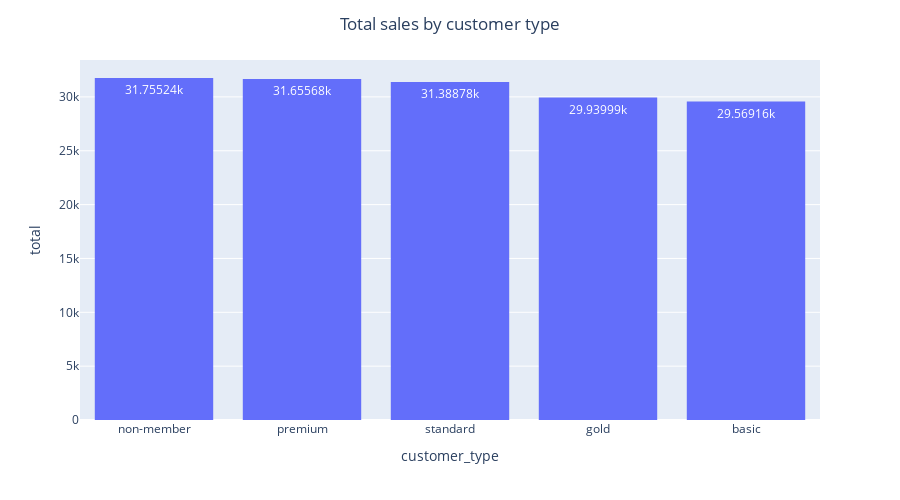

Notebook cell for this chart:
### Code cell
plot_column_group(df,"customer_type","total","Total sales by customer type")

### Figure 1 — Plotly figure (JSON) as saved in the notebook; plotly's stock layout.template omitted (floating-point values rounded to 4 significant figures)
{"data": [{"alignmentgroup": "True", "hovertemplate": "customer_type=%{x}<br>total=%{y}<extra></extra>", "legendgroup": "", "marker": {"color": "#636efa", "line": {"width": 0}, "pattern": {"shape": ""}}, "name": "", "offsetgroup": "", "orientation": "v", "showlegend": false, "textposition": "auto", "texttemplate": "%{y}", "type": "bar", "x": ["basic", "gold", "non-member", "premium", "standard"], "xaxis": "x", "y": [29570.0, 29940.0, 31760.0, 31660.0, 31390.0], "yaxis": "y"}], "layout": {"barmode": "stack", "height": 500, "legend": {"tracegroupgap": 0}, "margin": {"t": 60}, "title": {"text": "Total sales by customer type", "x": 0.5}, "xaxis": {"anchor": "y", "categoryorder": "total descending", "domain": [0, 1], "title": {"text": "customer_type"}}, "yaxis": {"anchor": "x", "domain": [0, 1], "title": {"text": "total"}}}}
